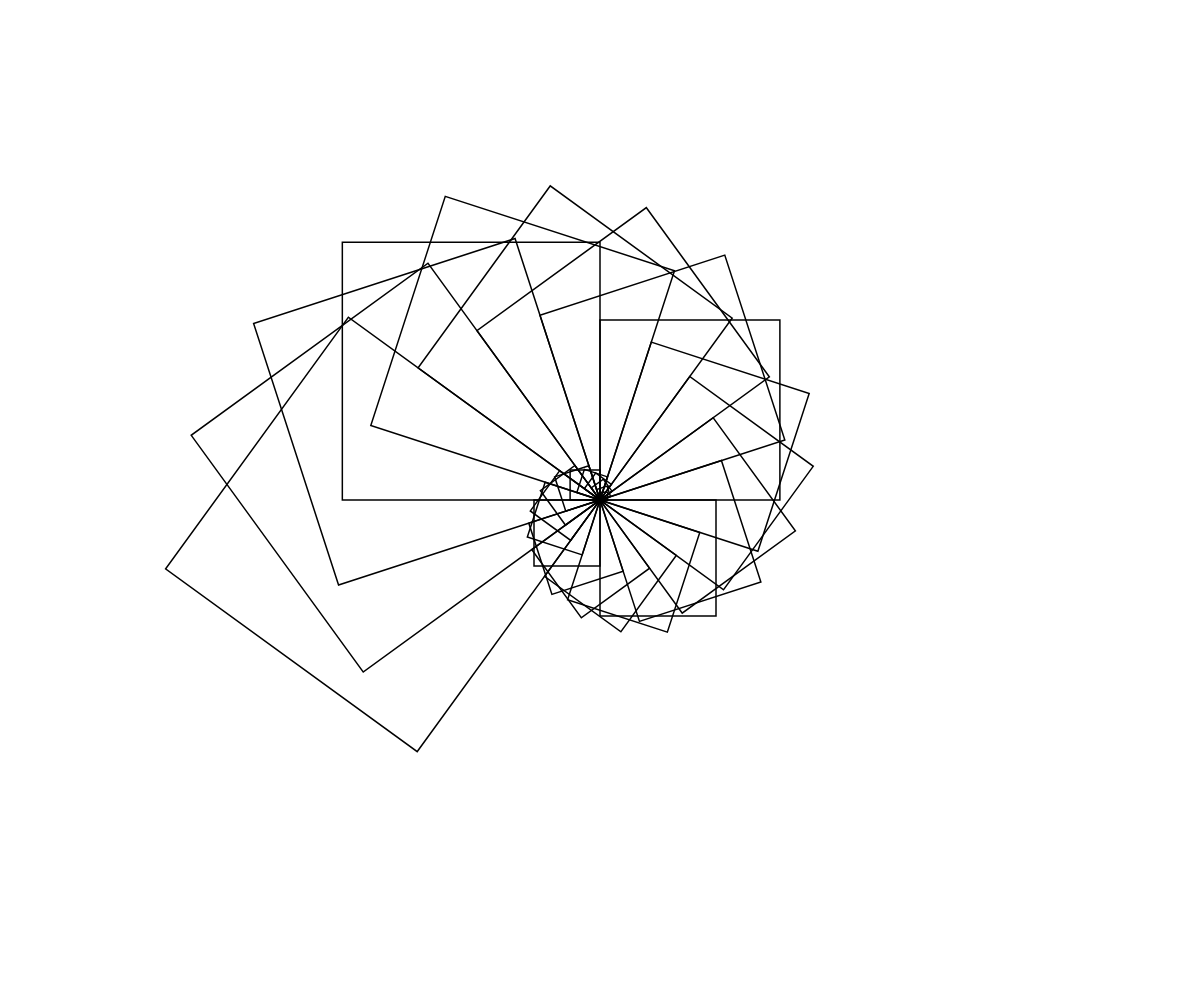
Frame 1 (no input)
Frame 60 (no input): identical to frame 1, image omitted
Frame 120 (the mouse pressed at the canvas centre since frame 60): identical to frame 1, image omitted

The p5.js sketch that drew this single still picture (run headless with seeded random() and noise() and a simulated clock; from frame 60 on, the mouse is pressed at the canvas centre):

// p5.js sketch
// ── sketch.js
let side = 1;
function drawStairs(n) {
  strokeWeight(1.5)
  if (side > 300) return null;
  push()
  noFill()
  rotate((PI / 5) * n)
  side = side - n / 0.9;
  square(0, 0, side);
  pop()
  return drawStairs(n - 0.5);
}
function setup() {
  createCanvas(innerWidth, innerHeight);
}
function draw() {
  translate(innerWidth / 2, innerHeight / 2)
  drawStairs(1);
  debugger;
}
